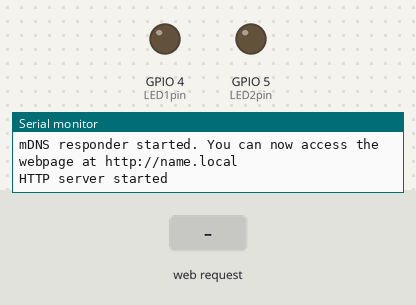
This sketch was run on a simulated ESP32. On the bench: output pins drawn as LEDs (lit = HIGH), the last lines printed to the serial monitor. The test bench sets the inputs (shaded band). WiFi joins after 1.5 s; servers stay silent unless stated.

Above: at 2.7 s.
2.8 s: HTTP request GET /Switch1on received
At 3.9 s:
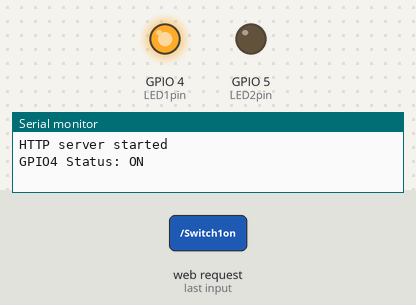
4.3 s: HTTP request GET /Switch2on received
At 5.0 s:
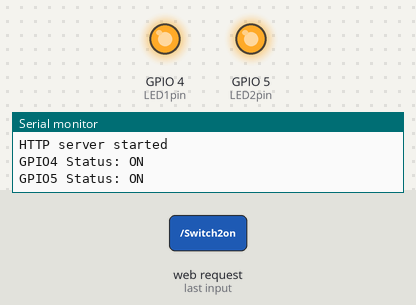
5.8 s: HTTP request GET /Switch1off received
At 6.1 s:
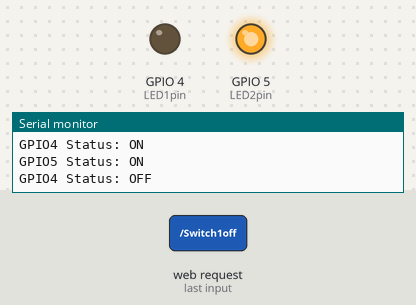
7.3 s: HTTP request GET /Switch2off received
At 8.5 s:
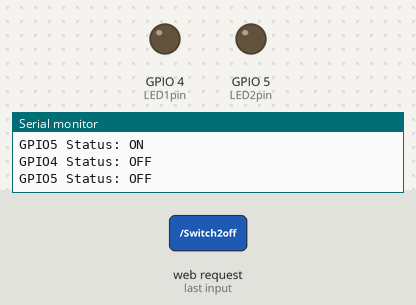
Timing chart, 0 to 9.8 s (numbered marks = the images above; inputs shaded):
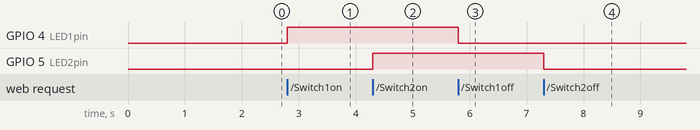

The sketch:

REMOTECONTROL_AP_ESP32.ino
```cpp
//https://lastminuteengineers.com/creating-esp32-web-server-arduino-ide/
#include <WiFi.h>
#include <WebServer.h>
#include <WiFiManager.h>  // Include WiFiManager
#include <ESPmDNS.h>       // Include mDNS library

/* Put IP Address details */
IPAddress local_ip(192,168,1,1);
IPAddress gateway(192,168,1,1);
IPAddress subnet(255,255,255,0);

WebServer server(80);

uint8_t LED1pin = 4;
bool LED1status = LOW;

uint8_t LED2pin = 5;
bool LED2status = LOW;

const char* hostName = "esp-remote"; // Custom hostname

void setup() {
  Serial.begin(115200);
  pinMode(LED1pin, OUTPUT);
  pinMode(LED2pin, OUTPUT);

  // Initialize WiFiManager
  WiFiManager wifiManager;

  // If the user has already configured Wi-Fi credentials, this line will try to connect using them.
  // If it fails or there are no saved credentials, it will open the captive portal with the given SSID and password.
  if (!wifiManager.autoConnect("REMOTE-CONTROL-SETUP", "portalPassword")) {
    Serial.println("Failed to connect and hit timeout");
    ESP.restart();
  }

  // If connected, print the IP address
  Serial.println("Connected to Wi-Fi!");
  Serial.print("IP Address: ");
  Serial.println(WiFi.localIP());

  // Start mDNS service
  if (!MDNS.begin("name")) {  // Set your domain name here (e.g., "name.local")
    Serial.println("Error setting up MDNS responder!");
  } else {
    Serial.println("mDNS responder started. You can now access the webpage at http://name.local");
  }

  // Start the web server
  server.on("/", handle_OnConnect);
  server.on("/Switch1on", handle_Switch1on);
  server.on("/Switch1off", handle_Switch1off);
  server.on("/Switch2on", handle_Switch2on);
  server.on("/Switch2off", handle_Switch2off);
  server.onNotFound(handle_NotFound);

  server.begin();
  Serial.println("HTTP server started");
}


void loop() {
  server.handleClient();
 // MDNS.update(); // Call MDNS update in the loop

  if(LED1status) {
    digitalWrite(LED1pin, HIGH);
  } else {
    digitalWrite(LED1pin, LOW);
  }

  if(LED2status) {
    digitalWrite(LED2pin, HIGH);
  } else {
    digitalWrite(LED2pin, LOW);
  }
}

void handle_OnConnect() {
  LED1status = LOW;
  LED2status = LOW;
  Serial.println("GPIO4 Status: OFF | GPIO5 Status: OFF");
  server.send(200, "text/html", SendHTML(LED1status, LED2status));
}

void handle_Switch1on() {
  LED1status = HIGH;
  Serial.println("GPIO4 Status: ON");
  server.send(200, "text/html", SendHTML(true, LED2status));
}

void handle_Switch1off() {
  LED1status = LOW;
  Serial.println("GPIO4 Status: OFF");
  server.send(200, "text/html", SendHTML(false, LED2status));
}

void handle_Switch2on() {
  LED2status = HIGH;
  Serial.println("GPIO5 Status: ON");
  server.send(200, "text/html", SendHTML(LED1status, true));
}

void handle_Switch2off() {
  LED2status = LOW;
  Serial.println("GPIO5 Status: OFF");
  server.send(200, "text/html", SendHTML(LED1status, false));
}

void handle_NotFound() {
  server.send(404, "text/plain", "Not found");
}

String SendHTML(uint8_t led1stat, uint8_t led2stat) {
  String ptr = "<!DOCTYPE html> <html>\n";
  ptr += "<head><meta name=\"viewport\" content=\"width=device-width, initial-scale=1.0, user-scalable=no\">\n";
  ptr += "<title>LED Control</title>\n";
  ptr += "<style>html { font-family: Helvetica; display: inline-block; margin: 0px auto; text-align: center;}\n";
  ptr += "body{margin-top: 50px;} h1 {color: #444444;margin: 50px auto 30px;} h3 {color: #444444;margin-bottom: 50px;}\n";
  ptr += ".button {display: block;width: 80px;background-color: #3498db;border: none;color: white;padding: 13px 30px;text-decoration: none;font-size: 25px;margin: 0px auto 35px;cursor: pointer;border-radius: 4px;}\n";
  ptr += ".button-on {background-color: #3498db;}\n";
  ptr += ".button-on:active {background-color: #2980b9;}\n";
  ptr += ".button-off {background-color: #34495e;}\n";
  ptr += ".button-off:active {background-color: #2c3e50;}\n";
  ptr += "p {font-size: 14px;color: #888;margin-bottom: 10px;}\n";
  ptr += "</style>\n";
  ptr += "</head>\n";
  ptr += "<body>\n";
  ptr += "<h1>Samvat Remote Control</h1>\n";
  ptr += "<h3>Power in your hands</h3>\n";

  if (led1stat) {
    ptr += "<p>Switch1 Status: ON</p><a class=\"button button-off\" href=\"/Switch1off\">OFF</a>\n";
  } else {
    ptr += "<p>Switch1 Status: OFF</p><a class=\"button button-on\" href=\"/Switch1on\">ON</a>\n";
  }

  if (led2stat) {
    ptr += "<p>Switch2 Status: ON</p><a class=\"button button-off\" href=\"/Switch2off\">OFF</a>\n";
  } else {
    ptr += "<p>Switch2 Status: OFF</p><a class=\"button button-on\" href=\"/Switch2on\">ON</a>\n";
  }

  ptr += "</body>\n";
  ptr += "</html>\n";
  return ptr;
}
```

Measured:
- after the input at 2.8 s, GPIO 4 (LED1pin): LOW → HIGH at once
- after the input at 4.3 s, GPIO 5 (LED2pin): LOW → HIGH at once
- after the input at 5.8 s, GPIO 4 (LED1pin): HIGH → LOW at once
- after the input at 7.3 s, GPIO 5 (LED2pin): HIGH → LOW at once
